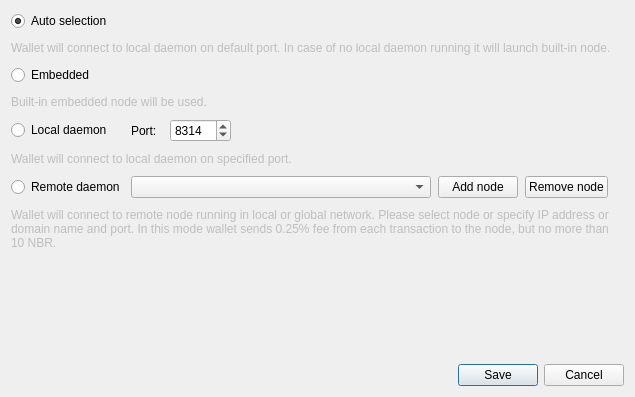
<?xml version="1.0" encoding="UTF-8"?>
<ui version="4.0">
 <class>ConnectionSettingsDialog</class>
 <widget class="QDialog" name="ConnectionSettingsDialog">
  <property name="windowModality">
   <enum>Qt::ApplicationModal</enum>
  </property>
  <property name="geometry">
   <rect>
    <x>0</x>
    <y>0</y>
    <width>635</width>
    <height>397</height>
   </rect>
  </property>
  <property name="windowTitle">
   <string>Connection settings</string>
  </property>
  <layout class="QGridLayout" name="gridLayout_2">
   <item row="2" column="0">
    <layout class="QHBoxLayout" name="horizontalLayout">
     <item>
      <spacer name="horizontalSpacer">
       <property name="orientation">
        <enum>Qt::Horizontal</enum>
       </property>
       <property name="sizeHint" stdset="0">
        <size>
         <width>40</width>
         <height>20</height>
        </size>
       </property>
      </spacer>
     </item>
     <item>
      <widget class="QPushButton" name="connectionSaveButton">
       <property name="text">
        <string>Save</string>
       </property>
      </widget>
     </item>
     <item>
      <widget class="QPushButton" name="connectionCancelButton">
       <property name="text">
        <string>Cancel</string>
       </property>
      </widget>
     </item>
    </layout>
   </item>
   <item row="0" column="0">
    <layout class="QGridLayout" name="gridLayout">
     <property name="sizeConstraint">
      <enum>QLayout::SetMaximumSize</enum>
     </property>
     <property name="verticalSpacing">
      <number>10</number>
     </property>
     <item row="0" column="0">
      <widget class="QRadioButton" name="radioButton_1">
       <property name="enabled">
        <bool>true</bool>
       </property>
       <property name="text">
        <string>Auto selection</string>
       </property>
       <property name="checked">
        <bool>true</bool>
       </property>
      </widget>
     </item>
     <item row="1" column="0" colspan="2">
      <widget class="QLabel" name="m_connectionDialogLabel1">
       <property name="enabled">
        <bool>false</bool>
       </property>
       <property name="text">
        <string>Wallet will connect to local daemon on default port. In case of no local daemon running it will launch built-in node.</string>
       </property>
       <property name="wordWrap">
        <bool>true</bool>
       </property>
      </widget>
     </item>
     <item row="2" column="0">
      <widget class="QRadioButton" name="radioButton_2">
       <property name="text">
        <string>Embedded</string>
       </property>
      </widget>
     </item>
     <item row="3" column="0" colspan="2">
      <widget class="QLabel" name="m_connectionDialogLabel2">
       <property name="enabled">
        <bool>false</bool>
       </property>
       <property name="text">
        <string>Built-in embedded node will be used.</string>
       </property>
       <property name="wordWrap">
        <bool>true</bool>
       </property>
      </widget>
     </item>
     <item row="4" column="0">
      <widget class="QRadioButton" name="radioButton_3">
       <property name="text">
        <string>Local daemon</string>
       </property>
      </widget>
     </item>
     <item row="4" column="1">
      <layout class="QHBoxLayout" name="horizontalLayout_2">
       <property name="spacing">
        <number>10</number>
       </property>
       <item>
        <widget class="QLabel" name="label_3">
         <property name="text">
          <string>Port: </string>
         </property>
        </widget>
       </item>
       <item>
        <widget class="QSpinBox" name="m_localDaemonPort">
         <property name="minimum">
          <number>0</number>
         </property>
         <property name="maximum">
          <number>65535</number>
         </property>
         <property name="value">
          <number>8314</number>
         </property>
         <property name="displayIntegerBase">
          <number>10</number>
         </property>
        </widget>
       </item>
       <item>
        <spacer name="horizontalSpacer_2">
         <property name="orientation">
          <enum>Qt::Horizontal</enum>
         </property>
         <property name="sizeHint" stdset="0">
          <size>
           <width>40</width>
           <height>20</height>
          </size>
         </property>
        </spacer>
       </item>
      </layout>
     </item>
     <item row="5" column="0" colspan="2">
      <widget class="QLabel" name="m_connectionDialogLabel3">
       <property name="enabled">
        <bool>false</bool>
       </property>
       <property name="text">
        <string>Wallet will connect to local daemon on specified port.</string>
       </property>
       <property name="wordWrap">
        <bool>true</bool>
       </property>
      </widget>
     </item>
     <item row="6" column="0">
      <widget class="QRadioButton" name="radioButton_4">
       <property name="text">
        <string>Remote daemon</string>
       </property>
      </widget>
     </item>
     <item row="6" column="1">
      <layout class="QHBoxLayout" name="horizontalLayout_3">
       <property name="spacing">
        <number>7</number>
       </property>
       <item>
        <widget class="QComboBox" name="remoteNodesComboBox">
         <property name="minimumSize">
          <size>
           <width>300</width>
           <height>0</height>
          </size>
         </property>
         <property name="editable">
          <bool>false</bool>
         </property>
         <property name="insertPolicy">
          <enum>QComboBox::InsertAtTop</enum>
         </property>
        </widget>
       </item>
       <item>
        <widget class="QPushButton" name="addNodeButton">
         <property name="text">
          <string>Add node</string>
         </property>
         <property name="icon">
          <iconset>
           <normaloff>:/icons/add</normaloff>:/icons/add</iconset>
         </property>
        </widget>
       </item>
       <item>
        <widget class="QPushButton" name="removeNodeButton">
         <property name="text">
          <string>Remove node</string>
         </property>
         <property name="icon">
          <iconset>
           <normaloff>:/icons/remove</normaloff>:/icons/remove</iconset>
         </property>
        </widget>
       </item>
       <item>
        <spacer name="horizontalSpacer_3">
         <property name="orientation">
          <enum>Qt::Horizontal</enum>
         </property>
         <property name="sizeHint" stdset="0">
          <size>
           <width>40</width>
           <height>20</height>
          </size>
         </property>
        </spacer>
       </item>
      </layout>
     </item>
     <item row="7" column="0" colspan="2">
      <widget class="QLabel" name="m_connectionDialogLabel4">
       <property name="enabled">
        <bool>false</bool>
       </property>
       <property name="sizePolicy">
        <sizepolicy hsizetype="Preferred" vsizetype="MinimumExpanding">
         <horstretch>0</horstretch>
         <verstretch>0</verstretch>
        </sizepolicy>
       </property>
       <property name="minimumSize">
        <size>
         <width>0</width>
         <height>40</height>
        </size>
       </property>
       <property name="text">
        <string>Wallet will connect to remote node running in local or global network. Please select node or specify IP address or domain name and port. In this mode wallet sends 0.25% fee from each transaction to the node, but no more than 10 NBR.</string>
       </property>
       <property name="wordWrap">
        <bool>true</bool>
       </property>
      </widget>
     </item>
    </layout>
   </item>
   <item row="1" column="0">
    <spacer name="verticalSpacer">
     <property name="orientation">
      <enum>Qt::Vertical</enum>
     </property>
     <property name="sizeHint" stdset="0">
      <size>
       <width>20</width>
       <height>40</height>
      </size>
     </property>
    </spacer>
   </item>
  </layout>
 </widget>
 <resources/>
 <connections>
  <connection>
   <sender>connectionCancelButton</sender>
   <signal>clicked()</signal>
   <receiver>ConnectionSettingsDialog</receiver>
   <slot>reject()</slot>
   <hints>
    <hint type="sourcelabel">
     <x>549</x>
     <y>259</y>
    </hint>
    <hint type="destinationlabel">
     <x>338</x>
     <y>140</y>
    </hint>
   </hints>
  </connection>
  <connection>
   <sender>connectionSaveButton</sender>
   <signal>clicked()</signal>
   <receiver>ConnectionSettingsDialog</receiver>
   <slot>accept()</slot>
   <hints>
    <hint type="sourcelabel">
     <x>630</x>
     <y>259</y>
    </hint>
    <hint type="destinationlabel">
     <x>338</x>
     <y>140</y>
    </hint>
   </hints>
  </connection>
  <connection>
   <sender>addNodeButton</sender>
   <signal>clicked()</signal>
   <receiver>ConnectionSettingsDialog</receiver>
   <slot>addNodeClicked()</slot>
   <hints>
    <hint type="sourcelabel">
     <x>361</x>
     <y>153</y>
    </hint>
    <hint type="destinationlabel">
     <x>290</x>
     <y>135</y>
    </hint>
   </hints>
  </connection>
  <connection>
   <sender>removeNodeButton</sender>
   <signal>clicked()</signal>
   <receiver>ConnectionSettingsDialog</receiver>
   <slot>removeNodeClicked()</slot>
   <hints>
    <hint type="sourcelabel">
     <x>459</x>
     <y>177</y>
    </hint>
    <hint type="destinationlabel">
     <x>299</x>
     <y>193</y>
    </hint>
   </hints>
  </connection>
 </connections>
</ui>
